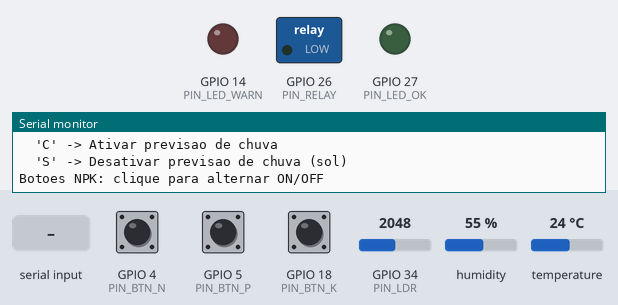
Recording of a sketch running on a simulated ESP32. Parts: switched loads named in the sketch (green lamp = pin HIGH), output pins drawn as LEDs (lit = HIGH), the last lines printed to the serial monitor. The inputs (shaded band) are chosen by the test bench; at power-on: GPIO 4 (PIN_BTN_N) HIGH, GPIO 5 (PIN_BTN_P) HIGH, GPIO 18 (PIN_BTN_K) HIGH, GPIO 34 (PIN_LDR) = 2048, humidity 55 %, temperature 24 °C.

Above: at 1.2 s.
1.3 s: GPIO 4 (PIN_BTN_N) pulled LOW for 0.15 s
At 2.7 s:
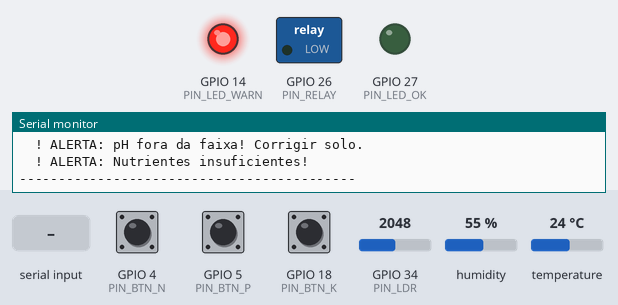
3.5 s: GPIO 5 (PIN_BTN_P) pulled LOW for 0.15 s
5.5 s: GPIO 18 (PIN_BTN_K) pulled LOW for 0.15 s
7.5 s: "C" received over Serial
At 8.4 s:
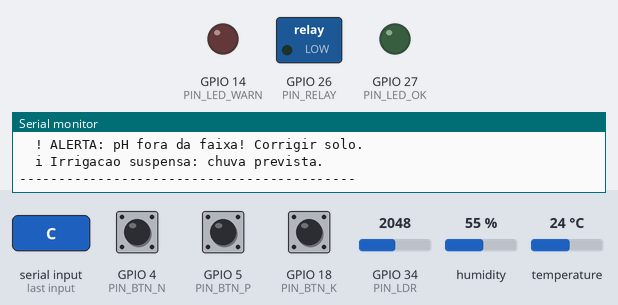
9.5 s: GPIO 4 (PIN_BTN_N) pulled LOW for 1 s
12.0 s: GPIO 5 (PIN_BTN_P) pulled LOW for 1 s
Timing chart, 0 to 15.0 s (numbered marks = the images above; inputs shaded):
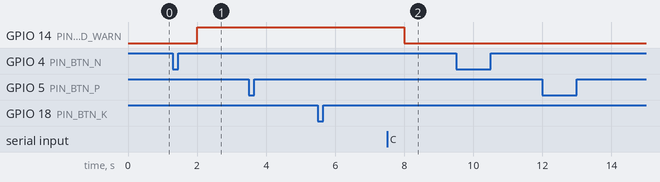

Measured:
- after the input at 7.5 s, GPIO 14 (PIN_LED_WARN): HIGH → LOW after 0.50 s

The sketch:

prog1.ino
```cpp
/*
 * FarmTech Solutions - Sistema de Irrigacao Inteligente
 * Cultura: Tomate
 *
 * Sensores simulados:
 *   - 3 Push Buttons (TOGGLE) -> Nitrogenio (N), Fosforo (P), Potassio (K)
 *   - LDR (Light Dependent Resistor) -> pH do solo
 *   - DHT22 -> Umidade do solo
 *   - Relay -> Bomba d'agua
 *   - LED Verde -> Indicador irrigacao ativa
 *   - LED Vermelho -> Alerta critico
 *
 * Parametros ideais para Tomate:
 *   - pH: 5.5 a 7.0
 *   - Umidade: 60% a 80%
 *   - NPK: pelo menos 2 de 3 nutrientes presentes
 *
 * Logica de irrigacao:
 *   A bomba liga quando:
 *     1. Umidade < 60% (solo seco)
 *     2. pH entre 5.5 e 7.0 (faixa aceitavel)
 *     3. Pelo menos 2 de 3 nutrientes (N, P, K) presentes
 *
 *   A bomba NAO liga quando:
 *     - Umidade >= 80% (solo encharcado)
 *     - pH fora da faixa (precisa correcao do solo)
 *     - Menos de 2 nutrientes presentes
 *     - Previsao de chuva ativa (dado manual via Serial)
 */

#include "DHT.h"

// ===================== PINOS =====================
#define PIN_BTN_N     4
#define PIN_BTN_P     5
#define PIN_BTN_K    18

#define PIN_LDR      34
#define PIN_DHT      23

#define PIN_RELAY    26
#define PIN_LED_OK   27
#define PIN_LED_WARN 14

// ===================== CONSTANTES =====================
#define DHTTYPE DHT22

#define PH_MIN         5.5
#define PH_MAX         7.0
#define UMIDADE_MIN    60.0
#define UMIDADE_MAX    80.0

#define LDR_MIN  0
#define LDR_MAX  4095
#define PH_SCALE_MIN  0.0
#define PH_SCALE_MAX  14.0

#define INTERVALO_LEITURA 2000
#define DEBOUNCE_MS       200

// ===================== OBJETOS =====================
DHT dht(PIN_DHT, DHTTYPE);

// ===================== VARIAVEIS =====================
bool nitrogenio = false;
bool fosforo    = false;
bool potassio   = false;

bool lastBtnN = HIGH;
bool lastBtnP = HIGH;
bool lastBtnK = HIGH;

unsigned long lastDebounceN = 0;
unsigned long lastDebounceP = 0;
unsigned long lastDebounceK = 0;

float phSolo    = 7.0;
float umidade   = 0.0;
bool bombaLigada = false;
bool previsaoChuva = false;

unsigned long ultimaLeitura = 0;

// ===================== SETUP =====================
void setup() {
  Serial.begin(115200);
  Serial.println("===========================================");
  Serial.println("  FarmTech Solutions - Irrigacao Inteligente");
  Serial.println("  Cultura: Tomate");
  Serial.println("===========================================");
  Serial.println();
  Serial.println("Comandos via Serial:");
  Serial.println("  'C' -> Ativar previsao de chuva");
  Serial.println("  'S' -> Desativar previsao de chuva (sol)");
  Serial.println();
  Serial.println("Botoes NPK: clique para alternar ON/OFF");
  Serial.println();

  pinMode(PIN_BTN_N, INPUT_PULLUP);
  pinMode(PIN_BTN_P, INPUT_PULLUP);
  pinMode(PIN_BTN_K, INPUT_PULLUP);
  pinMode(PIN_LDR, INPUT);
  pinMode(PIN_RELAY, OUTPUT);
  pinMode(PIN_LED_OK, OUTPUT);
  pinMode(PIN_LED_WARN, OUTPUT);

  digitalWrite(PIN_RELAY, LOW);
  digitalWrite(PIN_LED_OK, LOW);
  digitalWrite(PIN_LED_WARN, LOW);

  dht.begin();
}

// ===================== FUNCOES AUXILIARES =====================

void verificarToggleBotoes() {
  unsigned long agora = millis();
  bool btnN = digitalRead(PIN_BTN_N);
  bool btnP = digitalRead(PIN_BTN_P);
  bool btnK = digitalRead(PIN_BTN_K);

  if (btnN == LOW && lastBtnN == HIGH && (agora - lastDebounceN > DEBOUNCE_MS)) {
    nitrogenio = !nitrogenio;
    lastDebounceN = agora;
    Serial.print(">> Nitrogenio (N): ");
    Serial.println(nitrogenio ? "ATIVADO" : "DESATIVADO");
  }
  lastBtnN = btnN;

  if (btnP == LOW && lastBtnP == HIGH && (agora - lastDebounceP > DEBOUNCE_MS)) {
    fosforo = !fosforo;
    lastDebounceP = agora;
    Serial.print(">> Fosforo (P): ");
    Serial.println(fosforo ? "ATIVADO" : "DESATIVADO");
  }
  lastBtnP = btnP;

  if (btnK == LOW && lastBtnK == HIGH && (agora - lastDebounceK > DEBOUNCE_MS)) {
    potassio = !potassio;
    lastDebounceK = agora;
    Serial.print(">> Potassio (K): ");
    Serial.println(potassio ? "ATIVADO" : "DESATIVADO");
  }
  lastBtnK = btnK;
}

float lerPH() {
  int ldrRaw = analogRead(PIN_LDR);
  return mapFloat(ldrRaw, LDR_MIN, LDR_MAX, PH_SCALE_MIN, PH_SCALE_MAX);
}

float mapFloat(float x, float inMin, float inMax, float outMin, float outMax) {
  return (x - inMin) * (outMax - outMin) / (inMax - inMin) + outMin;
}

float lerUmidade() {
  float h = dht.readHumidity();
  if (isnan(h)) {
    Serial.println("[ERRO] Falha ao ler DHT22!");
    return -1;
  }
  return h;
}

void verificarSerial() {
  if (Serial.available() > 0) {
    char cmd = Serial.read();
    if (cmd == 'C' || cmd == 'c') {
      previsaoChuva = true;
      Serial.println(">> Previsao de CHUVA ativada!");
    } else if (cmd == 'S' || cmd == 's') {
      previsaoChuva = false;
      Serial.println(">> Previsao de SOL ativada!");
    }
  }
}

int contarNutrientes() {
  int count = 0;
  if (nitrogenio) count++;
  if (fosforo) count++;
  if (potassio) count++;
  return count;
}

bool decidirIrrigacao(float umid, float ph, int numNutrientes) {
  if (previsaoChuva) return false;
  if (umid >= UMIDADE_MAX) return false;
  if (ph < PH_MIN || ph > PH_MAX) return false;
  if (numNutrientes < 2) return false;
  if (umid < UMIDADE_MIN) return true;
  return false;
}

void controlarAtuadores(bool irrigar, float ph, int numNutrientes) {
  if (irrigar) {
    digitalWrite(PIN_RELAY, HIGH);
    digitalWrite(PIN_LED_OK, HIGH);
    bombaLigada = true;
  } else {
    digitalWrite(PIN_RELAY, LOW);
    digitalWrite(PIN_LED_OK, LOW);
    bombaLigada = false;
  }
  bool alerta = (ph < PH_MIN || ph > PH_MAX) || (numNutrientes < 2);
  if (previsaoChuva) alerta = false;
  digitalWrite(PIN_LED_WARN, alerta ? HIGH : LOW);
}

void imprimirStatus(float umid, float ph, int numNutrientes) {
  Serial.println("-------------------------------------------");
  Serial.println("         LEITURA DOS SENSORES              ");
  Serial.println("-------------------------------------------");
  Serial.print("  Nitrogenio (N): ");
  Serial.println(nitrogenio ? "PRESENTE [ON]" : "AUSENTE  [OFF]");
  Serial.print("  Fosforo    (P): ");
  Serial.println(fosforo ? "PRESENTE [ON]" : "AUSENTE  [OFF]");
  Serial.print("  Potassio   (K): ");
  Serial.println(potassio ? "PRESENTE [ON]" : "AUSENTE  [OFF]");
  Serial.print("  Nutrientes OK:  ");
  Serial.print(numNutrientes);
  Serial.println("/3");
  Serial.print("  pH do Solo:     ");
  Serial.print(ph, 1);
  Serial.print(" (ideal: ");
  Serial.print(PH_MIN, 1);
  Serial.print(" - ");
  Serial.print(PH_MAX, 1);
  Serial.println(")");
  Serial.print("  Umidade Solo:   ");
  Serial.print(umid, 1);
  Serial.print("% (ideal: ");
  Serial.print(UMIDADE_MIN, 0);
  Serial.print("% - ");
  Serial.print(UMIDADE_MAX, 0);
  Serial.println("%)");
  if (previsaoChuva) {
    Serial.println("  Previsao:       CHUVA PREVISTA");
  }
  Serial.println("-------------------------------------------");
  Serial.print("  >> BOMBA D'AGUA: ");
  Serial.println(bombaLigada ? "*** LIGADA ***" : "DESLIGADA");
  if (ph < PH_MIN || ph > PH_MAX) {
    Serial.println("  ! ALERTA: pH fora da faixa! Corrigir solo.");
  }
  if (numNutrientes < 2) {
    Serial.println("  ! ALERTA: Nutrientes insuficientes!");
  }
  if (previsaoChuva) {
    Serial.println("  i Irrigacao suspensa: chuva prevista.");
  }
  Serial.println("-------------------------------------------");
  Serial.println();
}

// ===================== LOOP PRINCIPAL =====================
void loop() {
  verificarSerial();
  verificarToggleBotoes();

  unsigned long agora = millis();
  if (agora - ultimaLeitura >= INTERVALO_LEITURA) {
    ultimaLeitura = agora;
    phSolo = lerPH();
    umidade = lerUmidade();
    if (umidade < 0) return;
    int numNutrientes = contarNutrientes();
    bool irrigar = decidirIrrigacao(umidade, phSolo, numNutrientes);
    controlarAtuadores(irrigar, phSolo, numNutrientes);
    imprimirStatus(umidade, phSolo, numNutrientes);
  }
}
```
